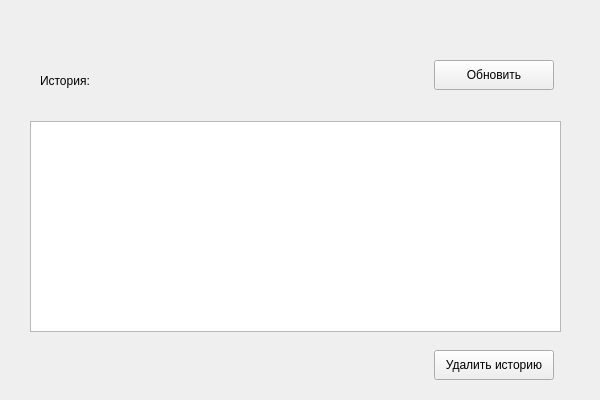
<?xml version="1.0" encoding="UTF-8"?>
<ui version="4.0">
 <class>History</class>
 <widget class="QWidget" name="History">
  <property name="geometry">
   <rect>
    <x>0</x>
    <y>0</y>
    <width>600</width>
    <height>400</height>
   </rect>
  </property>
  <property name="windowTitle">
   <string>Form</string>
  </property>
  <widget class="QTableWidget" name="history_widget">
   <property name="geometry">
    <rect>
     <x>30</x>
     <y>121</y>
     <width>531</width>
     <height>211</height>
    </rect>
   </property>
  </widget>
  <widget class="QPushButton" name="refresh">
   <property name="geometry">
    <rect>
     <x>434</x>
     <y>60</y>
     <width>120</width>
     <height>30</height>
    </rect>
   </property>
   <property name="text">
    <string>Обновить</string>
   </property>
  </widget>
  <widget class="QLabel" name="label">
   <property name="geometry">
    <rect>
     <x>40</x>
     <y>70</y>
     <width>91</width>
     <height>21</height>
    </rect>
   </property>
   <property name="text">
    <string>История:</string>
   </property>
  </widget>
  <widget class="QPushButton" name="del_history">
   <property name="geometry">
    <rect>
     <x>434</x>
     <y>350</y>
     <width>120</width>
     <height>30</height>
    </rect>
   </property>
   <property name="text">
    <string>Удалить историю</string>
   </property>
  </widget>
 </widget>
 <resources/>
 <connections/>
</ui>
